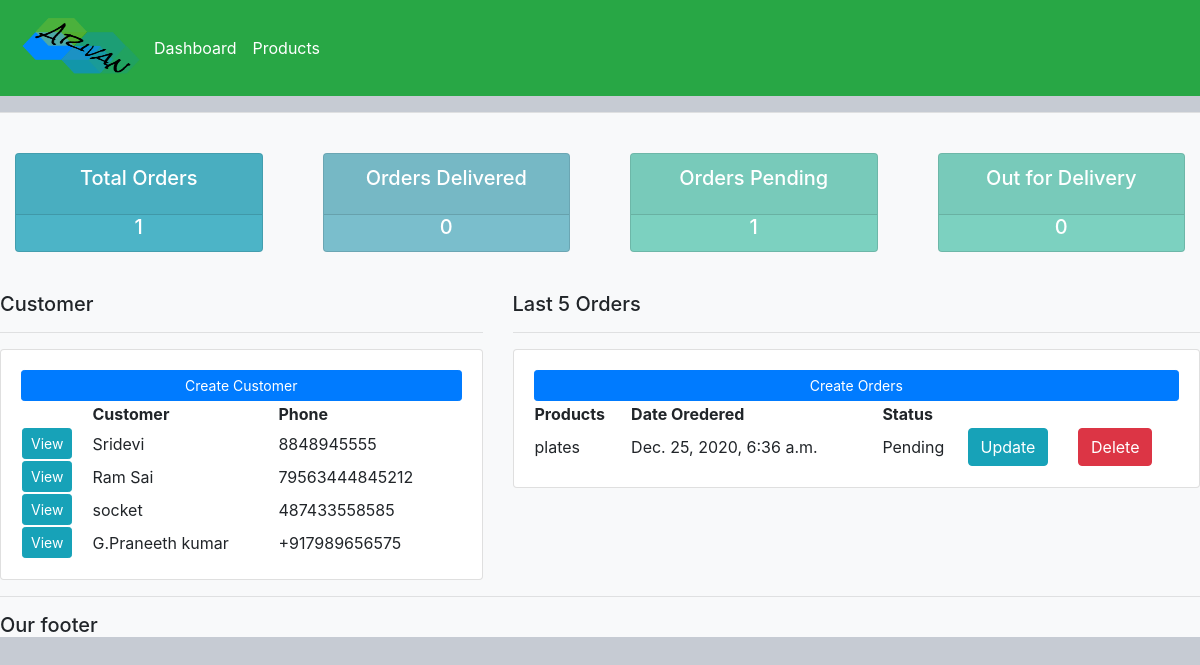
The page / on the database its author committed.
### crm/models.py (models this page shows, shortened)
class Customer(models.Model):
    name=models.CharField(max_length=200,null=True)
    Phone=models.CharField(max_length=25, null=True)
    email=models.EmailField(max_length=254 , null= True)
    date_created=models.DateTimeField(auto_now_add=True,null=True)

class Order(models.Model):
    STATUS=(
        ('Pending','Pending'),
        ('Out for Delivery','Out for Delivery'),
        ('Delivered','Delivered')
    )
    customer=models.ForeignKey(Customer,null=True,on_delete=models.SET_NULL)
    product=models.ForeignKey(Product,null=True,on_delete=models.SET_NULL)
    date_created=models.DateTimeField(auto_now_add=True,null=True)
    status=models.CharField(max_length=200,choices=STATUS,null=True)

class Product(models.Model):
    CATEGORY = (
        ('Indoor','Indoor'),
        ('Outdoor','Outdoor')
    )
    name=models.CharField(max_length=200,null=True)
    price=models.FloatField(null=True)
    category=models.CharField(max_length=20,null=True ,choices=CATEGORY)
    description=models.CharField(max_length=300,null=True)
    date_created=models.DateTimeField(auto_now_add=True,null=True)
    tags=models.ManyToManyField(Tags)
    def __str__(self):
        return self.name

### crm/views.py (the view)
# urls.py: 2. Add a URL to urlpatterns:  path('', Home.as_view(), name='home')
def Home(request):
    orders=Order.objects.all()
    customer=Customer.objects.all()
    total_customers=customer.count()
    total_orders=orders.count()
    orders_delivered=orders.filter(status='Delivered').count()
    orders_pending=orders.filter(status='Pending').count()
    out_for=orders.filter(status='Out for Delivery').count()
    context={'orders':orders,
    'customer':customer,
    'total_orders':total_orders,
    'orders_delivered':orders_delivered,
    'orders_pending' : orders_pending,
    'out_for':out_for
    }
    return render(request,'crm/dashboard.html',context)

### crm/templates/crm/dashboard.html
{% extends "crm/main.html" %}
{% block content %}
{% include "crm/status.html" %}
<br>
 <div class="row">
     <div class="col-md-5">
         <h5>Customer</h5>
         <hr>
         <div class=" card card-body">
             <a href="" class="btn btn-primary btn-sm btn-block">Create Customer</a>
             <table>
                 <tr>
                     <th></th>
                     <th>Customer</th>
                     <th>Phone</th>
                 </tr>
                {% for c in customer  %}
                    <tr>
                        <td><a href="{% url 'customer' c.id %}" class="btn btn-info btn-sm">View </a></td>
                        <td>{{c.name}}</td>
                        <td>{{c.Phone}}</td>
                    </tr>
                {% endfor %}
             </table>
         </div>
     </div>
     <div class="col-md-7">
        <h5>Last 5 Orders</h5>
        <hr>
        <div class=" card card-body">
            <a href="{% url 'create_order' %}" class="btn btn-primary btn-sm btn-block">Create Orders</a>
            <table>
                <tr>
                    <th>Products</th>
                    <th>Date Oredered</th>
                    <th>Status</th>
                </tr>
                {% for i in orders %}
                  <tr>
                      <td>{{i.product}}</td>
                      <td>{{i.date_created}}</td>
                      <td>{{i.status}}</td>
                      <td><a href="{% url 'update_order' i.id %}"><input type="button" class="btn btn-info btn-sm-btn-block " value="Update"></a></td>
                      <td><a href="{% url 'delete_order' i.id %}"><input type="button" class="btn btn-danger btn-sm-btn-block " value="Delete"></a></td>
                  </tr>
                {% endfor %}
            </table>
        </div>
    </div>
 </div>
{% endblock content %}

### crm/static/CSS/main.css (style rules this page uses)
body { background-color: #c6cbd3; }

### rows shown on the page
Customer: name "Sridevi", Phone "8848945555"
Customer: name "Ram Sai", Phone "79563444845212"
Customer: name "socket", Phone "487433558585"
Customer: name "G.Praneeth kumar", Phone "+917989656575"
Order: product "plates", date_created "Dec. 25, 2020, 6:36 a.m.", status "Pending"

### other values the page prints
{{ total_orders }} "1"
{{ orders_delivered }} "0"
{{ orders_pending }} "1"
{{ out_for }} "0"
